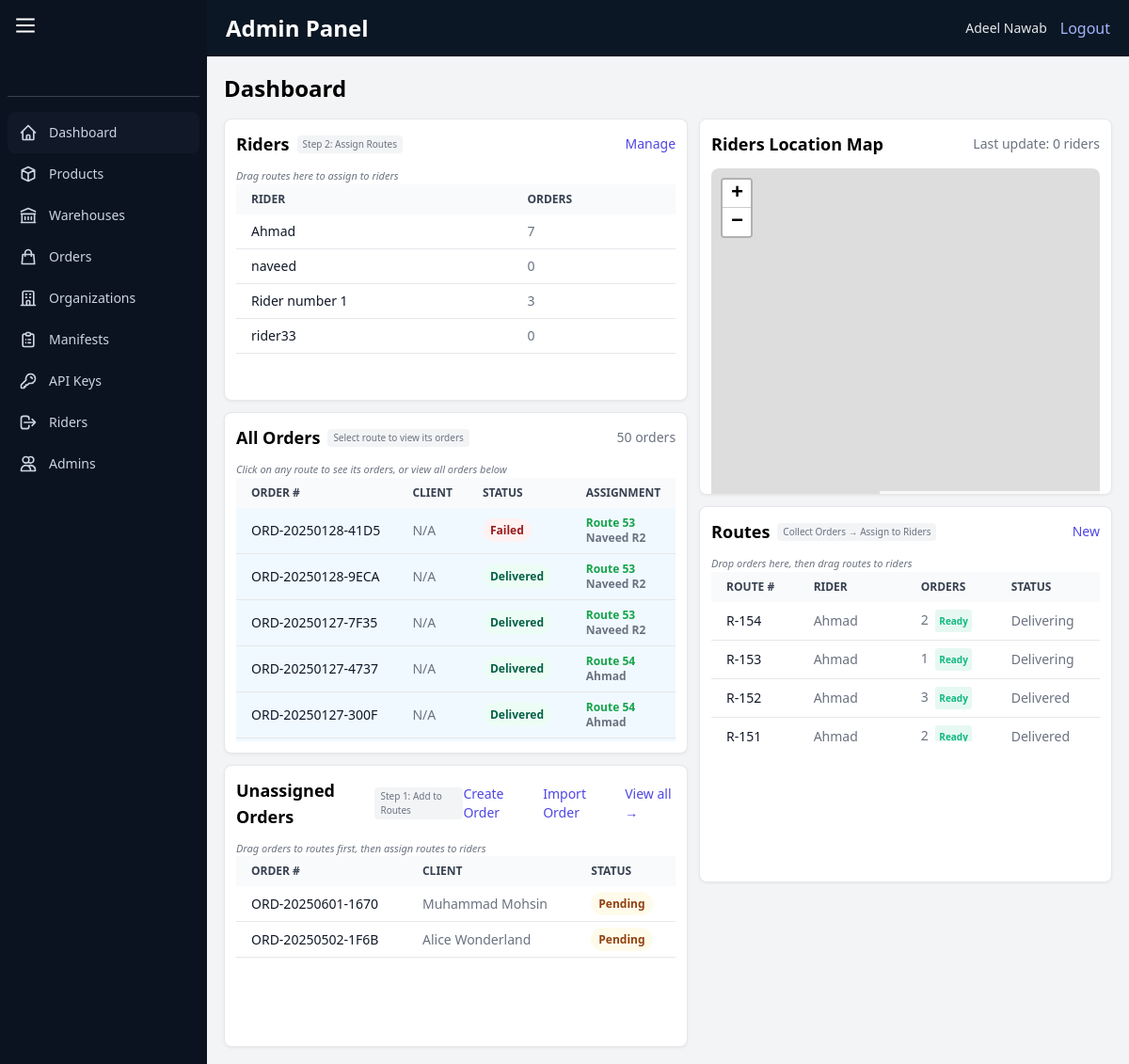
The page /pages/dashboard.php (signed in) on the database its author committed.
### tables this page shows
CREATE TABLE `Users` (
  `id` int(11) NOT NULL,
  `name` varchar(255) NOT NULL,
  `username` varchar(50) NOT NULL,
  `email` varchar(255) NOT NULL,
  `phone` varchar(20) DEFAULT NULL,
  `password` varchar(255) NOT NULL,
  `user_type` enum('Super Admin','Admin','Rider') NOT NULL,
  `company_id` int(11) DEFAULT NULL,
  `is_active` tinyint(1) DEFAULT 1,
  `created_at` timestamp NOT NULL DEFAULT current_timestamp(),
  `updated_at` timestamp NOT NULL DEFAULT current_timestamp() ON UPDATE current_timestamp(),
  `admin_pin` varchar(255) DEFAULT NULL,
  `fcm_token` varchar(255) DEFAULT NULL,
  `fcm_token_updated_at` timestamp NULL DEFAULT NULL
);

CREATE TABLE `Orders` (
  `id` int(11) NOT NULL,
  `order_number` varchar(50) NOT NULL,
  `status` enum('pending','assigned','delivering','delivered','failed') NOT NULL DEFAULT 'pending',
  `notes` text DEFAULT NULL,
  `total_amount` decimal(10,2) DEFAULT NULL,
  `company_id` int(11) NOT NULL,
  `customer_id` int(11) DEFAULT NULL,
  `delivery_address_id` int(11) DEFAULT NULL,
  `organization_id` int(11) DEFAULT NULL,
  `drop_number` int(11) DEFAULT NULL,
  `created_at` timestamp NOT NULL DEFAULT current_timestamp(),
  `updated_at` timestamp NOT NULL DEFAULT current_timestamp() ON UPDATE current_timestamp(),
  `delivery_date` date DEFAULT NULL,
  `requires_image_proof` tinyint(1) DEFAULT NULL,
  `requires_signature_proof` tinyint(1) DEFAULT NULL,
  `proof_photo_url` varchar(255) DEFAULT NULL COMMENT 'Path to final delivery photo proof',
  `proof_signature_path` varchar(255) DEFAULT NULL COMMENT 'Path to final delivery signature proof',
  `latitude` decimal(10,7) DEFAULT NULL,
  `longitude` decimal(10,7) DEFAULT NULL
);

CREATE TABLE `Manifests` (
  `id` int(11) NOT NULL,
  `status` enum('pending','assigned','delivering','delivered') NOT NULL DEFAULT 'pending',
  `rider_id` int(11) DEFAULT NULL,
  `total_orders_assigned` int(11) DEFAULT 0,
  `company_id` int(11) NOT NULL,
  `created_at` timestamp NOT NULL DEFAULT current_timestamp(),
  `updated_at` timestamp NOT NULL DEFAULT current_timestamp() ON UPDATE current_timestamp(),
  `warehouse_id` int(11) DEFAULT NULL
);

CREATE TABLE `Customers` (
  `id` int(11) NOT NULL,
  `company_id` int(11) DEFAULT NULL,
  `name` varchar(255) NOT NULL,
  `email` varchar(255) DEFAULT NULL,
  `phone` varchar(50) DEFAULT NULL,
  `created_at` timestamp NULL DEFAULT current_timestamp(),
  `updated_at` timestamp NULL DEFAULT current_timestamp() ON UPDATE current_timestamp()
);

### pages/dashboard.php (the view, shortened to what the rows shown need)
<?php
require_once '../includes/config.php';
$company_id = (!isSuperAdmin() && !empty($_SESSION['company_id']))
  ? intval($_SESSION['company_id'])
  : null;
$recent_orders_sql = "SELECT
    o.id, o.order_number, o.status, o.created_at,
    c.name AS customer_name,
    c.phone AS customer_phone,
    o.latitude, o.longitude,
    m.id as manifest_id, u.name as assigned_rider_name
FROM Orders o
LEFT JOIN Customers c ON o.customer_id = c.id
LEFT JOIN ManifestOrders mo ON o.id = mo.order_id
LEFT JOIN Manifests m ON mo.manifest_id = m.id
LEFT JOIN Users u ON m.rider_id = u.id
WHERE o.status = 'pending'";
if ($company_id) {
  $recent_orders_sql .= " AND o.company_id = $company_id";
}
$recent_orders_sql .= " ORDER BY o.created_at DESC LIMIT 30";
$recent_orders_result = mysqli_query($conn, $recent_orders_sql);
$route_orders_sql = "SELECT
    o.id, o.order_number, o.status, o.created_at,
    c.name AS customer_name,
    c.phone AS customer_phone,
    o.latitude, o.longitude,
    m.id as manifest_id,
    u.name as assigned_rider_name,
    CASE WHEN m.id IS NOT NULL THEN 'assigned' ELSE 'unassigned' END as assignment_status
FROM Orders o
LEFT JOIN Customers c ON o.customer_id = c.id
LEFT JOIN ManifestOrders mo ON o.id = mo.order_id
LEFT JOIN Manifests m ON mo.manifest_id = m.id
LEFT JOIN Users u ON m.rider_id = u.id
WHERE 1=1";
if ($company_id) {
  $route_orders_sql .= " AND o.company_id = $company_id";
}
$route_orders_sql .= " ORDER BY
  CASE WHEN m.id IS NOT NULL THEN 0 ELSE 1 END,
  m.id ASC,
  o.created_at DESC
  LIMIT 50";
$route_orders_result = mysqli_query($conn, $route_orders_sql);
$riders_sql = "SELECT DISTINCT u.id, u.name, u.phone,
    COUNT(mo.id) as current_orders
  FROM Users u
  LEFT JOIN RiderCompanies rc ON rc.rider_id = u.id
  LEFT JOIN Manifests m ON u.id = m.rider_id AND m.status IN ('pending', 'assigned', 'delivering')
  LEFT JOIN ManifestOrders mo ON m.id = mo.manifest_id
  WHERE u.user_type = 'Rider'";
if ($company_id) {
  $riders_sql .= " AND (u.company_id = $company_id OR rc.company_id = $company_id)";
}
$riders_sql .= " GROUP BY u.id ORDER BY u.name";
$riders_result = mysqli_query($conn, $riders_sql);
$routes_sql = "SELECT m.id, m.status, m.created_at, m.rider_id, u.name as rider_name,
    COUNT(mo.id) as total_orders
  FROM Manifests m
  LEFT JOIN ManifestOrders mo ON m.id = mo.manifest_id
  LEFT JOIN Users u ON m.rider_id = u.id " .
  ($company_id ? "WHERE m.company_id = $company_id " : "") . "
  GROUP BY m.id
  ORDER BY m.created_at DESC LIMIT 20";
$routes_result = mysqli_query($conn, $routes_sql);
?>
<!doctype html>
<html lang="en">
<head>
  <script src="https://cdn.tailwindcss.com"></script>
  <link rel="stylesheet" href="https://unpkg.com/leaflet@1.9.4/dist/leaflet.css" />
</head>
<body>
<div class="app-shell">
  <div class="main">
    <div class="content">
      <h1 class="text-2xl font-bold mb-4">Dashboard</h1>
      <div class="grid-wrap" id="dashboardGrid">
        <div class="left-column" id="leftColumn">
          <div class="panel resizable-panel mb-3" id="ridersPanel">
            <div class="section-header">
              <div class="flex items-center gap-2">
                <h2 class="text-lg font-semibold">Riders</h2>
              </div>
            </div>
           <div id="ridersList" class="riders-list">
    <table class="w-full text-sm text-left text-gray-500">
        <thead class="text-xs text-gray-700 uppercase bg-gray-50">
            <tr>
                <th scope="col" class="py-2 px-4">Rider</th>
                <th scope="col" class="py-2 px-4">Orders</th>
            </tr>
        </thead>
        <tbody id="ridersTableBody">
            <?php if ($riders_result && mysqli_num_rows($riders_result) > 0): ?>
                <?php while ($r = mysqli_fetch_assoc($riders_result)): ?>
                    <tr class="bg-white border-b hover:bg-gray-50 drop-zone" data-rider-id="<?php echo intval($r['id']); ?>">
                        <td class="py-2 px-4 font-medium text-gray-900 whitespace-nowrap">
                            <?php echo htmlspecialchars($r['name'] ?? ''); ?>
                        </td>
                        <td class="py-2 px-4">
                            <?php echo intval($r['current_orders'] ?? 0); ?>
                        </td>
                    </tr>
                <?php endwhile; ?>
            <?php else: ?>
                <tr><td colspan="2" class="text-center py-4">No riders found</td></tr>
            <?php endif; ?>
        </tbody>
    </table>
</div>
          </div>
          <div class="panel resizable-panel mb-3" id="routeOrdersPanel">
            <div class="section-header">
              <div class="flex items-center gap-2">
                <h2 class="text-lg font-semibold" id="routeOrdersTitle">All Orders</h2>
              </div>
            </div>
            <div class="orders-list" id="routeOrdersList" style="max-height: 280px; overflow: auto;">
              <table class="w-full text-sm text-left text-gray-500">
                <thead class="text-xs text-gray-700 uppercase bg-gray-50">
                  <tr>
                    <th scope="col" class="py-2 px-4">Order #</th>
                    <th scope="col" class="py-2 px-4">Client</th>
                    <th scope="col" class="py-2 px-4">Status</th>
                    <th scope="col" class="py-2 px-4">Assignment</th>
                  </tr>
                </thead>
                <tbody id="routeOrdersTableBody">
                  <?php if ($route_orders_result && mysqli_num_rows($route_orders_result) > 0): ?>
                    <?php while ($order = mysqli_fetch_assoc($route_orders_result)): ?>
                      <tr class="bg-white border-b hover:bg-gray-50 route-order-row"
                          data-order-id="<?php echo intval($order['id']); ?>"
                          data-assignment-status="<?php echo $order['assignment_status']; ?>">
                        <td class="py-2 px-4 font-medium text-gray-900 whitespace-nowrap">
                          <?php echo htmlspecialchars($order['order_number']); ?>
                        </td>
                        <td class="py-2 px-4">
                          <?php echo htmlspecialchars($order['customer_name'] ?? 'N/A'); ?>
                        </td>
                        <td class="py-2 px-4">
                          <span class="status-pill status-<?php echo $order['status']; ?>">
                            <?php echo ucfirst($order['status']); ?>
                          </span>
                        </td>
                        <td class="py-2 px-4 text-xs">
                          <?php if ($order['assignment_status'] === 'assigned'): ?>
                            <span class="text-green-600 font-semibold">
                              Route <?php echo $order['manifest_id']; ?>
                              <?php if ($order['assigned_rider_name']): ?>
                                <br><span class="text-gray-500"><?php echo htmlspecialchars($order['assigned_rider_name']); ?></span>
                              <?php endif; ?>
                            </span>
                          <?php else: ?>
                            <span class="text-orange-600 font-semibold">Unassigned</span>
                          <?php endif; ?>
                        </td>
                      </tr>
                    <?php endwhile; ?>
                  <?php else: ?>
                    <tr id="noRouteOrdersRow">
                      <td colspan="4" class="text-center py-4">No orders found</td>
                    </tr>
                  <?php endif; ?>
                </tbody>
              </table>
            </div>
          </div>
          <div class="panel resizable-panel" id="ordersPanel">
            <div class="section-header">
              <div class="flex items-center gap-2">
                <h2 class="text-lg font-semibold">Unassigned Orders</h2>
              </div>
            </div>
           <div class="orders-list" id="ordersList">
    <table class="w-full text-sm text-left text-gray-500">
        <thead class="text-xs text-gray-700 uppercase bg-gray-50">
            <tr>
                <th scope="col" class="py-2 px-4">Order #</th>
                <th scope="col" class="py-2 px-4">Client</th>
                <th scope="col" class="py-2 px-4">Status</th>
            </tr>
        </thead>
        <tbody id="ordersTableBody">
            <?php if ($recent_orders_result && mysqli_num_rows($recent_orders_result) > 0): ?>
                <?php while ($order = mysqli_fetch_assoc($recent_orders_result)): ?>
                    <tr class="bg-white border-b hover:bg-gray-50 draggable-row" draggable="true" data-order-id="<?php echo intval($order['id']); ?>">
                        <td class="py-2 px-4 font-medium text-gray-900 whitespace-nowrap">
                            <?php echo htmlspecialchars($order['order_number']); ?>
                        </td>
                        <td class="py-2 px-4">
                            <?php echo htmlspecialchars($order['customer_name'] ?? 'N/A'); ?>
                        </td>
                        <td class="py-2 px-4">
                            <span class="status-pill status-pending"><?php echo ucfirst($order['status']); ?></span>
                        </td>
                    </tr>
                <?php endwhile; ?>
            <?php else: ?>
                <tr><td colspan="3" class="text-center py-4">No unassigned orders found</td></tr>
            <?php endif; ?>
        </tbody>
    </table>
</div>
          </div>
        </div>
        <div class="right-column" id="rightColumn">
          <div class="panel resizable-panel mb-3" id="mapPanel">
            <div class="flex justify-between items-center mb-3">
              <h2 class="text-lg font-semibold">Riders Location Map</h2>
            </div>
          </div>
          <div class="panel resizable-panel" id="routesPanel">
            <div class="section-header">
              <div class="flex items-center gap-2">
                <h2 class="text-lg font-semibold">Routes</h2>
              </div>
            </div>
           <div id="routesList" style="max-height:180px; overflow:auto;">
    <table class="w-full text-sm text-left text-gray-500">
        <thead class="text-xs text-gray-700 uppercase bg-gray-50">
            <tr>
                <th scope="col" class="py-2 px-4">Route #</th>
                <th scope="col" class="py-2 px-4">Rider</th>
                <th scope="col" class="py-2 px-4">Orders</th>
                <th scope="col" class="py-2 px-4">Status</th>
            </tr>
        </thead>
        <tbody id="routesTableBody">
            <?php if ($routes_result && mysqli_num_rows($routes_result) > 0): ?>
                <?php while ($r = mysqli_fetch_assoc($routes_result)): ?>
                    <tr class="bg-white border-b hover:bg-gray-50 drop-zone draggable-row route-row"
                        data-route-id="<?php echo intval($r['id']); ?>"
                        draggable="<?php echo ($r['total_orders'] > 0) ? 'true' : 'false'; ?>"
                        style="cursor: pointer;">
                        <td class="py-2 px-4 font-medium text-gray-900 whitespace-nowrap">
                            R-<?php echo intval($r['id']); ?>
                        </td>
                        <td class="py-2 px-4">
                            <?php echo htmlspecialchars($r['rider_name'] ?? 'Unassigned'); ?>
                        </td>
                        <td class="py-2 px-4">
                            <span class="orders-count"><?php echo intval($r['total_orders'] ?? 0); ?></span>
                            <?php if ($r['total_orders'] > 0): ?>
                                <span class="assigned-indicator">Ready</span>
                            <?php endif; ?>
                        </td>
                        <td class="py-2 px-4">
                            <?php echo htmlspecialchars(ucfirst($r['status'] ?? '')); ?>
                        </td>
                    </tr>
                <?php endwhile; ?>
            <?php else: ?>
                <tr><td colspan="4" class="text-center py-4">No routes found</td></tr>
            <?php endif; ?>
        </tbody>
    </table>
</div>
          </div>
        </div>
      </div>
    </div>
  </div>
</div>
</body>
</html>

### rows shown on the page
users: name "Ahmad", current_orders "7"
users: name "naveed", current_orders "0"
users: name "Rider number 1", current_orders "3"
users: name "rider33", current_orders "0"
orders: order_number "ORD-20250128-41D5", customer_name "N/A", status "Failed", manifests.id "53", users.name "Naveed R2"
orders: order_number "ORD-20250128-9ECA", customer_name "N/A", status "Delivered", manifests.id "53", users.name "Naveed R2"
orders: order_number "ORD-20250127-7F35", customer_name "N/A", status "Delivered", manifests.id "53", users.name "Naveed R2"
orders: order_number "ORD-20250127-4737", customer_name "N/A", status "Delivered", manifests.id "54", users.name "Ahmad"
orders: order_number "ORD-20250127-300F", customer_name "N/A", status "Delivered", manifests.id "54", users.name "Ahmad"
orders: order_number "ORD-20250601-1670", customer.name "Muhammad Mohsin", status "Pending"
orders: order_number "ORD-20250502-1F6B", customer.name "Alice Wonderland", status "Pending"
manifests: id "154", rider.name "Ahmad", total_orders "2", status "Delivering"
manifests: id "153", rider.name "Ahmad", total_orders "1", status "Delivering"
manifests: id "152", rider.name "Ahmad", total_orders "3", status "Delivered"
manifests: id "151", rider.name "Ahmad", total_orders "2", status "Delivered"

### other values the page prints
$_SESSION['user_name'] "Adeel Nawab"
